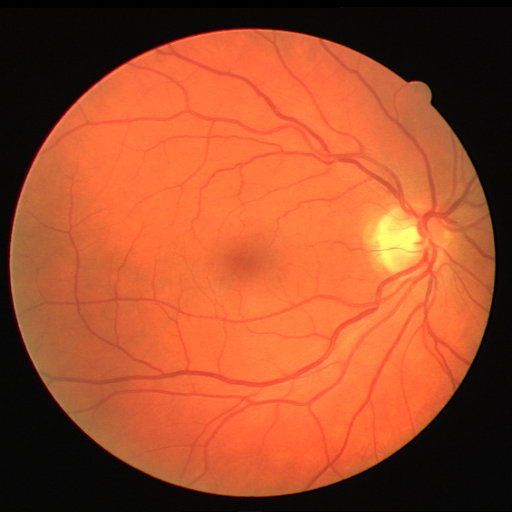
#> input picture image.png, 512 x 512 px
$ jupyter execute lab_practice_08.ipynb   (older library calls are emulated)
#> lines starting #> are read from the running program, lines starting #| are printed output that depends on the picture; after the words box and inside, x2 and y2 are one past the last pixel; in counts of white or black regions, pixels touching at a corner belong together
[cell 1]
import cv2
import numpy as np
import matplotlib.pyplot as plt

[cell 2]
# If running in Google Colab, uncomment below to upload an image
# from google.colab import files
# uploaded = files.upload()

# Load example image from internet
import urllib.request

# url = 'https://static.tildacdn.com/tild6530-6465-4134-a165-373062643564/Centralasianuz_news_.jpg'
# url = 'https://storage.googleapis.com/kagglesdsdata/datasets/17810/23812/chest_xray/test/NORMAL/IM-0001-0001.jpeg?X-Goog-Algorithm=GOOG4-RSA-SHA256&X-Goog-Credential=gcp-kaggle-com%40kaggle-161607.iam.gserviceaccount.com%2F20260317%2Fauto%2Fstorage%2Fgoog4_request&X-Goog-Date=20260317T050525Z&X-Goog-Expires=259200&X-Goog-SignedHeaders=host&X-Goog-Signature=0066095e4177ff3dd9acb1f317fc05797407c6b1250ef37672d8d18a6edbdf358f2739cb1069c316363628b80cadb46061807147acd66a82579c0702aba456754e90c7c1c054be13e8535e69ae79cb1f10f23c0885cc140d2754e25d45bbeab044172b8c26400c8c89036f13dfe71a2c20d3bd6d431f6c999d9198a802ce1c151a906dfeb32ad35befd81603932c436a4637a87f50acfb0f420480a2751de962fba7d6d81f901988328ebcdc5dc5f87e1f7294f07da5884d8ed865c4aa861f6c3bfe269b6dbe009f61951f8e81b7124ff45d11f74b4e22ea91f8736a9a51e88f084ce154171dc5549ee56323e491a3b1ae64163ab5440ccd63f1b115e6aae327'
# url = 'https://storage.googleapis.com/kagglesdsdata/datasets/2269497/3934063/test_data/JPEGImages/20170421-SPI-AOI-2.jpeg?X-Goog-Algorithm=GOOG4-RSA-SHA256&X-Goog-Credential=gcp-kaggle-com%40kaggle-161607.iam.gserviceaccount.com%2F20260317%2Fauto%2Fstorage%2Fgoog4_request&X-Goog-Date=20260317T050744Z&X-Goog-Expires=259200&X-Goog-SignedHeaders=host&X-Goog-Signature=71a2e186471f81cfc3922d297099ec1429b6a56ea5a8ef246ce5a31cb435f1875844ade8bb1088cb7c67d51731a7850382a3507e12d2824bac75904221a4b247a28fbadd6f81944f0ff58845de42333ab32a726a9e69f641ccb5e8ea27c7a61994867920cb4e5c306f15d08fdb6f24f580c1188c635d3c85f1c1561ff4b7b6b7432aa231ae9b0f0780cb6bd1f6a48b8aac6a1ed1a6b4c992a69489e2ee4039b82f24104ff6f63642fa4f9ff1efd82ee9d908901b96dd2def0b4e49ee93db0a6cfce1616a9e88b08d08b22f1e8506a7c2eef0e740786eaa9f253e773bf93cb0fe0cf29f955c466fa61d995055dce94465de2638baf55a379dce5f446724770634'
url = 'https://storage.googleapis.com/kagglesdsdata/datasets/3636171/6318833/Data/test/image/1.png?X-Goog-Algorithm=GOOG4-RSA-SHA256&X-Goog-Credential=gcp-kaggle-com%40kaggle-161607.iam.gserviceaccount.com%2F20260317%2Fauto%2Fstorage%2Fgoog4_request&X-Goog-Date=20260317T051157Z&X-Goog-Expires=259200&X-Goog-SignedHeaders=host&X-Goog-Signature=314757105a2cff53d5f5b2b3ba186677f30c81cb9ca7a0c1982f2c4737ae944e535fa0de797e2f7f2c3b2f781f29f4d5635e8b5b0bac49327dfd0e924214be5b3d31ada03bb832b506def2fd5704929c445e66af4e256d1da5ac8e18212fee7d178680114a18c39034f96ea1a731c820805fe081c66591f02d477780b7550bd782cb83e52264dc53f07f6d89975d73a10af2a630a7079777dee697407b06a61395a31706dad2e9638331587ff73aa44600549fb766174db250cac3388a4a9b78d84b8fcbdf7b2e2cfda5b994120016efc48139651088f37f0ef96cd07f1981ac87d3accca829cde80a7bed3d1e467679d3b00963042d3f318c3b19a0c3ba3332'
urllib.request.urlretrieve(url, 'image.png')
#> (this line was passed over: the network is not available in this run)

image = cv2.imread('image.png')
#> image is the input picture: shape (512, 512, 3); mean B, G, R 43.1, 77.3, 163.4
image = cv2.cvtColor(image, cv2.COLOR_BGR2GRAY)
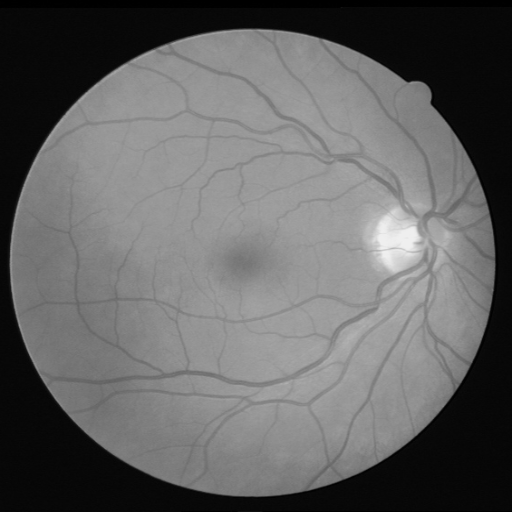
#> image: shape (512, 512); min 0, max 240, mean 99.1

plt.imshow(image, cmap='gray')
plt.title('Original Image')
plt.axis('off')

[cell 3]
gx = np.zeros_like(image)
gy = np.zeros_like(image)

gx[:, :-1] = np.diff(image, axis=1)
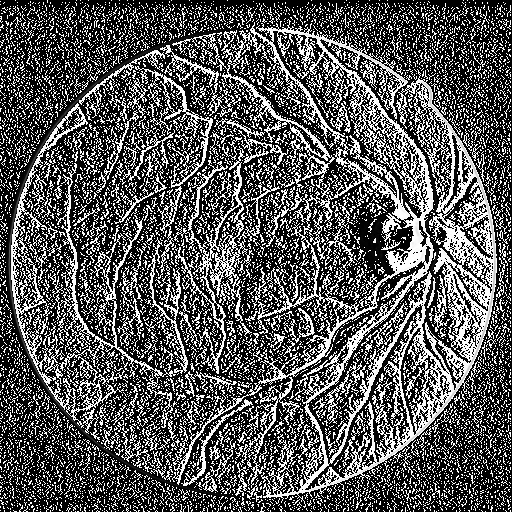
#> gx: shape (512, 512); min 0, max 255, mean 87.8
gy[:-1, :] = np.diff(image, axis=0)
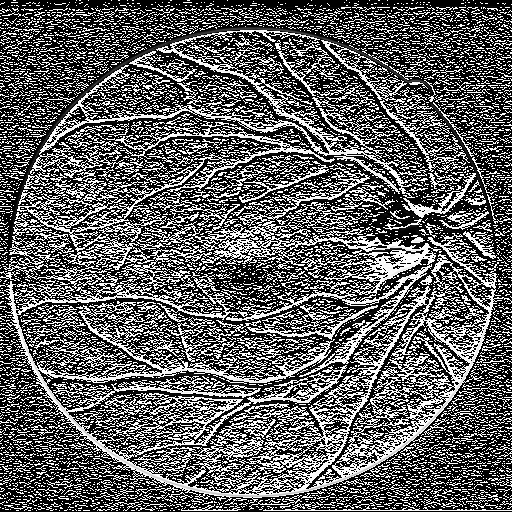
#> gy: shape (512, 512); min 0, max 255, mean 96.1

gradient_magnitude = np.sqrt(gx**2 + gy**2)
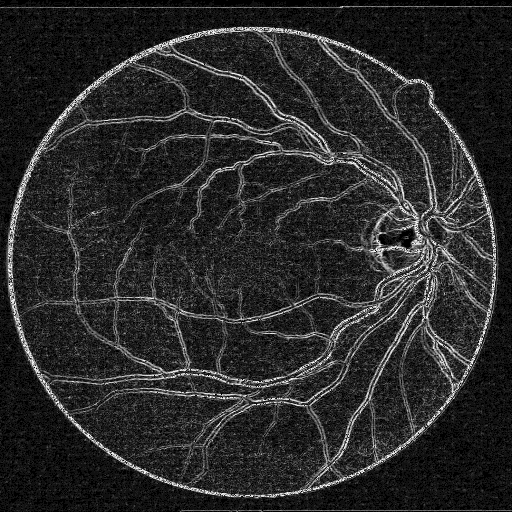
#> gradient_magnitude: shape (512, 512) float16; min 0, max 15.91, mean 2.61; drawn with min black and max white

plt.imshow(gradient_magnitude, cmap='gray')
plt.title('Simple Gradient Magnitude')
plt.axis('off')

[cell 4]
sobel_x = cv2.Sobel(image, cv2.CV_64F, 1, 0, ksize=3)
sobel_y = cv2.Sobel(image, cv2.CV_64F, 0, 1, ksize=3)
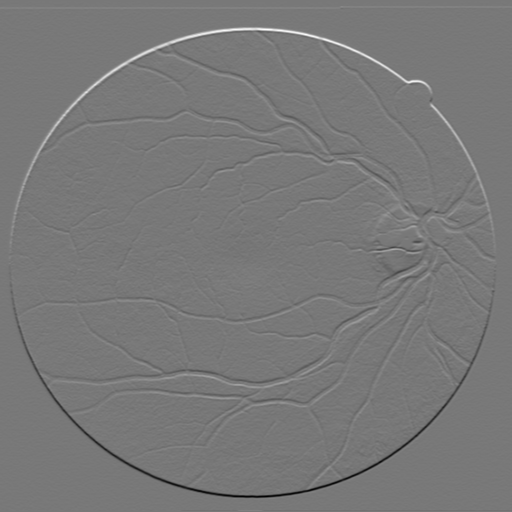
#> sobel_y: shape (512, 512) float64; min -446, max 496, mean 0.1; drawn with min black and max white

sobel_magnitude = np.sqrt(sobel_x**2 + sobel_y**2)
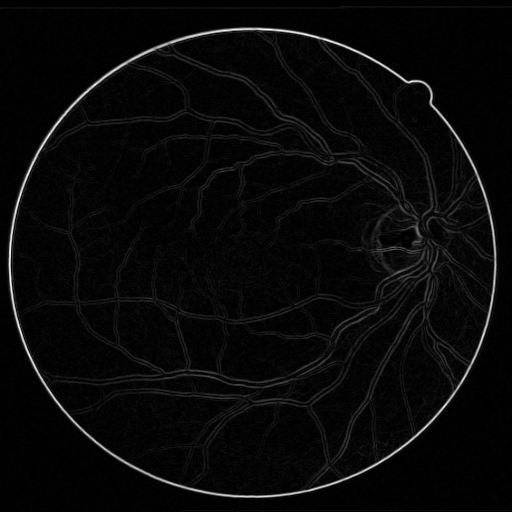
#> sobel_magnitude: shape (512, 512) float64; min 0, max 507.6, mean 18.4; drawn with min black and max white

plt.imshow(sobel_magnitude, cmap='gray')
plt.title('Sobel Edge Detection')
plt.axis('off')

# [10 lines of commented-out code are left out]

[cell 5]
laplacian = cv2.Laplacian(image, cv2.CV_64F)
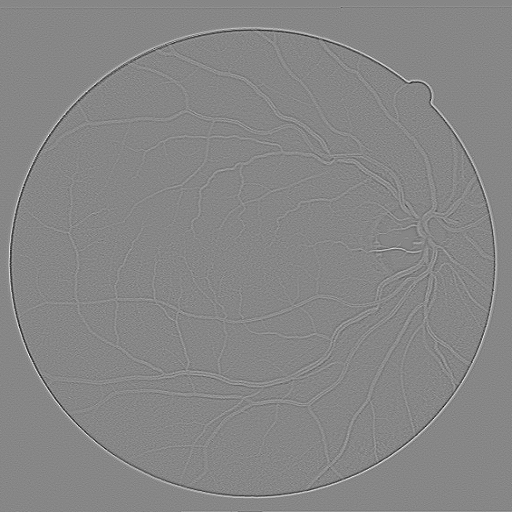
#> laplacian: shape (512, 512) float64; min -111, max 99, mean 0; drawn with min black and max white
#> `[cell 5] laplacian = cv2.Laplacian(image, cv2.CV_64F)  plt.imshow(np.a..`:
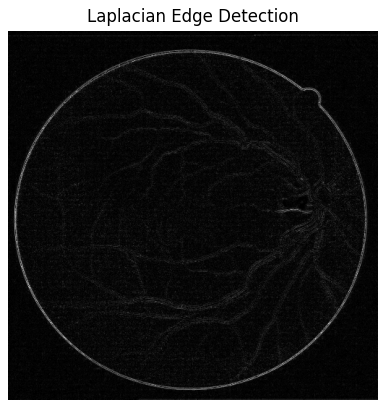
#> figure drawn by matplotlib, 1 panel

plt.imshow(np.abs(laplacian), cmap='gray')
plt.title('Laplacian Edge Detection')
plt.axis('off')

# [7 lines of commented-out code are left out]

[cell 6]
canny = cv2.Canny(image, 10, 100)
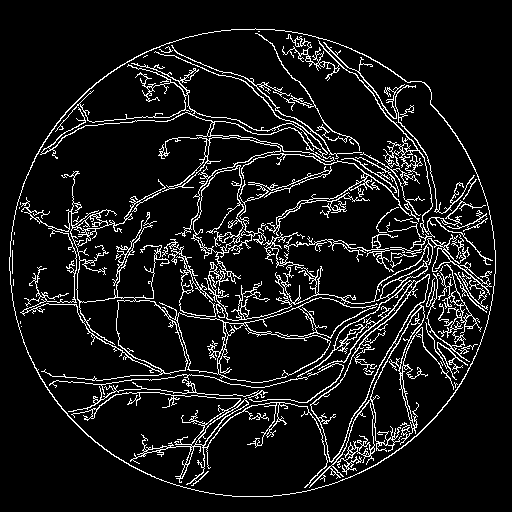
#> canny: shape (512, 512); 9% white in thin lines or dots, all inside (x1, y1, x2, y2) = (9, 28, 496, 497)

plt.imshow(canny, cmap='gray')
plt.title('Canny Edge Detection')
plt.axis('off')

[cell 7]
plt.figure(figsize=(12,8))

plt.subplot(2,3,1)
plt.imshow(image, cmap='gray')
plt.title('Original')
plt.axis('off')

plt.subplot(2,3,2)
plt.imshow(gradient_magnitude, cmap='gray')
plt.title('Simple Gradient')
plt.axis('off')

plt.subplot(2,3,3)
plt.imshow(sobel_magnitude, cmap='gray')
plt.title('Sobel')
plt.axis('off')

plt.subplot(2,3,4)
plt.imshow(np.abs(laplacian), cmap='gray')
plt.title('Laplacian')
plt.axis('off')

plt.subplot(2,3,5)
plt.imshow(canny, cmap='gray')
plt.title('Canny')
plt.axis('off')

plt.tight_layout()
plt.show()
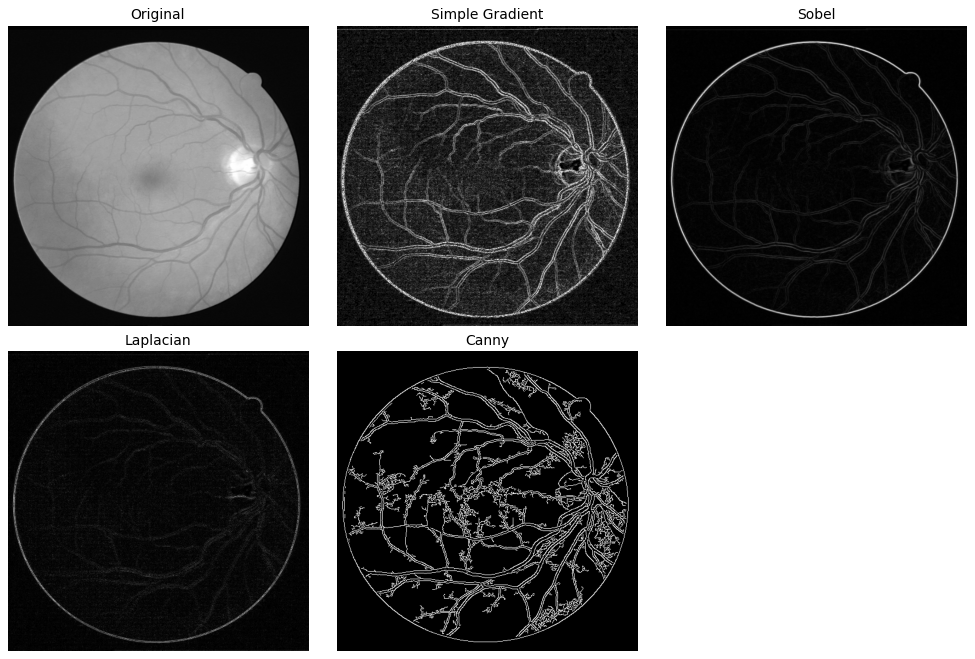
#> figure drawn by matplotlib, 5 panels
